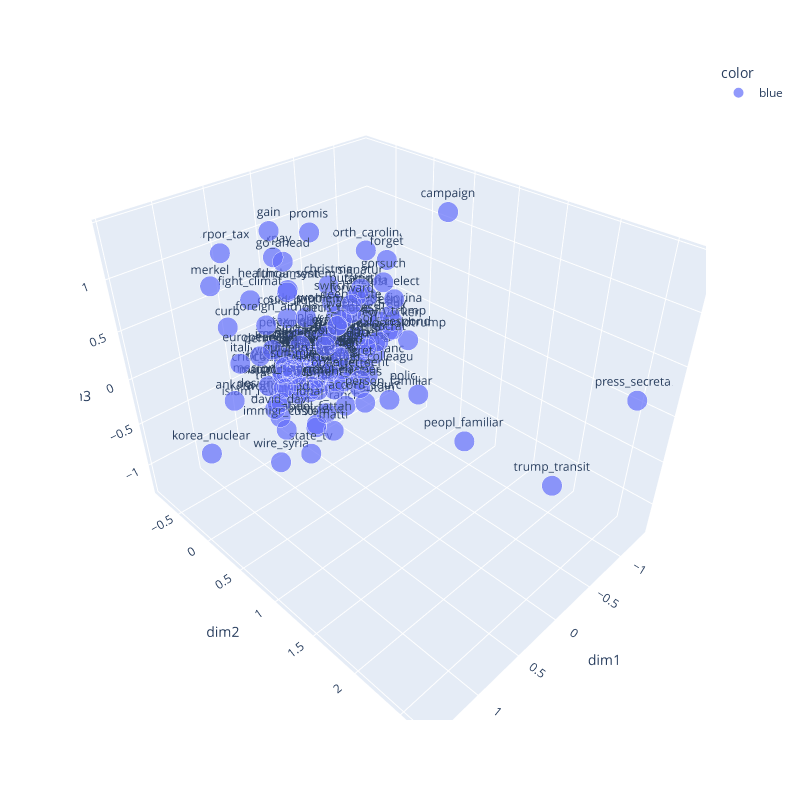

This figure's notebook cell:
### Markdown cell above
3D 散狀圖

### Code cell
new_feat = reduceDim(feat,dim = 3,method = 'PCA' )
print(new_feat.shape)
word_df = pd.DataFrame({
    "word":sample_words,
    "dim1":new_feat[:,0],
    "dim2":new_feat[:,1],
    "dim3":new_feat[:,2],
})
plotScatter3D(word_df)

### Figure 1 — Plotly figure (JSON) as saved in the notebook; plotly's stock layout.template omitted (floating-point values rounded to 4 significant figures; data arrays with more than 128 entries replaced by an {"elided": "..."} marker saying what was removed)
{"data": [{"hovertemplate": "color=blue<br>dim1=%{x}<br>dim2=%{y}<br>dim3=%{z}<br>size=%{marker.size}<br>word=%{text}<extra></extra>", "legendgroup": "blue", "marker": {"color": "#636efa", "size": {"elided": "150 float values"}, "sizemode": "area", "sizeref": 0.00125, "symbol": "circle"}, "mode": "markers+text", "name": "blue", "scene": "scene", "showlegend": true, "text": {"elided": "150 str values"}, "type": "scatter3d", "x": {"elided": "150 float values"}, "y": {"elided": "150 float values"}, "z": {"elided": "150 float values"}}], "layout": {"height": 800, "legend": {"itemsizing": "constant", "title": {"text": "color"}, "tracegroupgap": 0}, "margin": {"t": 60}, "scene": {"domain": {"x": [0, 1], "y": [0, 1]}, "xaxis": {"title": {"text": "dim1"}}, "yaxis": {"title": {"text": "dim2"}}, "zaxis": {"title": {"text": "dim3"}}}, "width": 800}}
